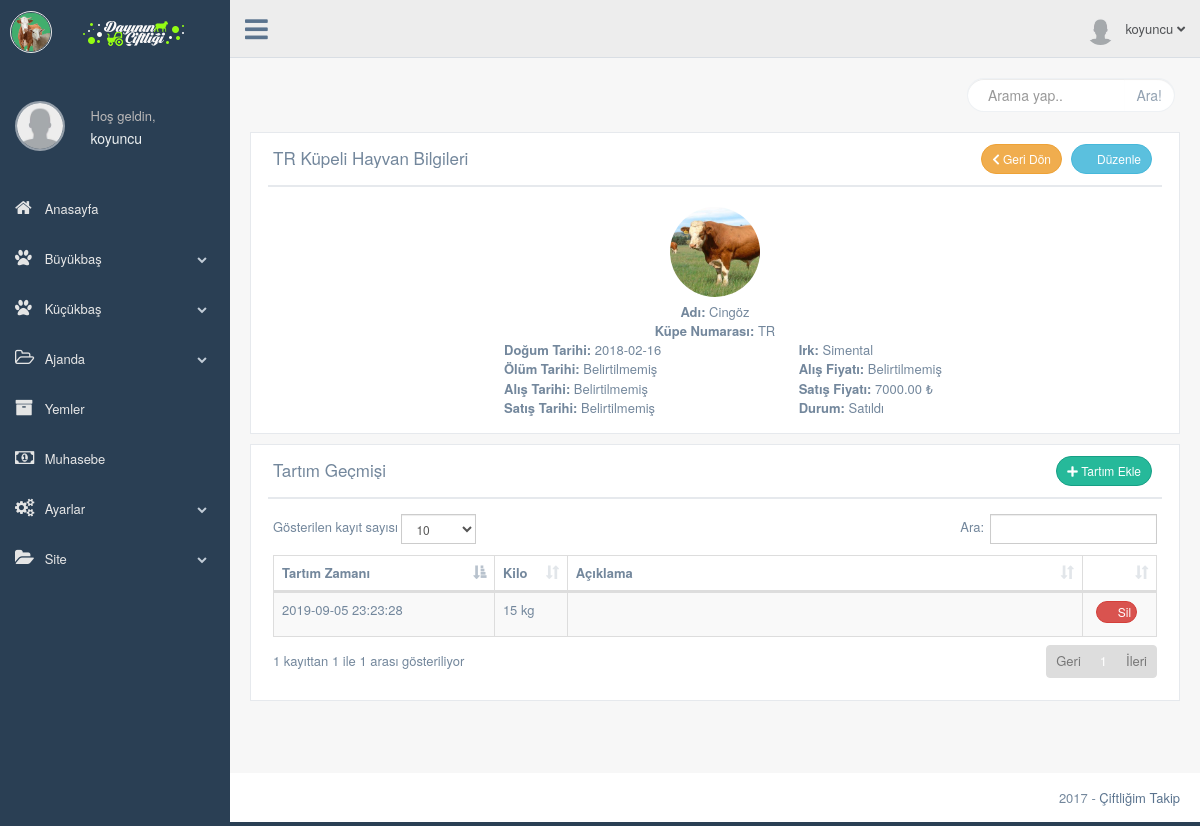
Screenshot of /production/hayvan-profil.php?hayvan_id=33 (signed in) with the database file from the repository.
### tables this page shows
CREATE TABLE `kullanici` (
  `kullanici_id` int(11) NOT NULL,
  `kullanici_adi` varchar(50) NOT NULL,
  `kullanici_sifre` varchar(50) NOT NULL,
  `kullanici_adsoyad` varchar(50) NOT NULL DEFAULT 'Ad Soyad',
  `kullanici_eposta` varchar(50) NOT NULL,
  `kullanici_gorsel` varchar(250) NOT NULL DEFAULT 'images/kullanici/kullanici.png',
  `kullanici_kayittarihi` datetime NOT NULL,
  `kullanici_yetki` int(1) NOT NULL DEFAULT '2',
  `kullanici_durum` int(1) NOT NULL
);

CREATE TABLE `hayvan` (
  `hayvan_id` int(11) NOT NULL,
  `kullanici_id` int(11) NOT NULL,
  `hayvan_kupeno` varchar(50) NOT NULL,
  `hayvan_adi` varchar(25) DEFAULT NULL,
  `hayvan_irk` int(2) DEFAULT NULL,
  `hayvan_cinsiyet` int(1) DEFAULT NULL,
  `hayvan_kayittarihi` datetime NOT NULL DEFAULT CURRENT_TIMESTAMP,
  `hayvan_dogumtarihi` date DEFAULT NULL,
  `hayvan_olumtarihi` date DEFAULT NULL,
  `hayvan_alistarihi` date DEFAULT NULL,
  `hayvan_satistarihi` date DEFAULT NULL,
  `hayvan_alisfiyati` decimal(10,2) DEFAULT NULL,
  `hayvan_satisfiyati` decimal(10,2) DEFAULT NULL,
  `hayvan_rasyon` int(11) DEFAULT NULL,
  `hayvan_bakim` int(11) DEFAULT NULL,
  `hayvan_not` int(11) DEFAULT NULL,
  `ana_id` int(1) DEFAULT NULL,
  `buzagi_goster` int(1) DEFAULT '0',
  `hayvan_durum` int(11) DEFAULT '1'
);

CREATE TABLE `irk` (
  `irk_id` int(2) NOT NULL,
  `irk_adi` varchar(25) NOT NULL,
  `irk_ozellikleri` int(2) DEFAULT NULL
);

CREATE TABLE `tartim` (
  `tartim_id` int(11) NOT NULL,
  `kullanici_id` int(11) NOT NULL,
  `hayvan_id` int(11) NOT NULL,
  `tartim_kilo` int(3) DEFAULT NULL,
  `tartim_tarihi` datetime NOT NULL DEFAULT CURRENT_TIMESTAMP,
  `tartim_aciklama` varchar(1000) DEFAULT NULL
);

### production/hayvan-profil.php (the view, shortened to what this page needs)
<?php
   include 'header.php';
   include '../baglan.php';
   $hayvansorgu=$db->prepare("SELECT * FROM hayvan WHERE kullanici_id=:id and hayvan_id=:hayvan_id");
   $hayvansorgu->execute(array(
     'id' => $kullanici_id,
     'hayvan_id' => $_GET['hayvan_id']
     ));
   $hayvancek=$hayvansorgu->fetch(PDO::FETCH_ASSOC);
   $irksorgu=$db->prepare("SELECT * FROM irk WHERE irk_id=:id");
   $tartimsorgu=$db->prepare("SELECT * FROM tartim WHERE kullanici_id=:id and hayvan_id=:hayvan_id");
   $tartimsorgu->execute(array(
     'id' => $kullanici_id,
     'hayvan_id' => $_GET['hayvan_id']
     ));
 ?>
       <div class="right_col" role="main">
         <div class="">
           <div class="page-title">
             <div class="title_left">
             </div>
             <div class="title_right">
               <div class="col-md-5 col-sm-5 col-xs-12 form-group pull-right top_search">
                 <div class="input-group">
                   <input type="text" class="form-control" placeholder="Arama yap..">
                   <span class="input-group-btn">
                     <button class="btn btn-default" type="button">Ara!</button>
                   </span>
                 </div>
               </div>
             </div>
           </div>
           <div class="clearfix"></div>
           <div class="row">
             <div class="col-md-12 col-sm-12 col-xs-12">
               <div class="x_panel">
                 <div class="x_title">
                   <h2><?php echo $hayvancek['hayvan_kupeno'] ?> Küpeli Hayvan Bilgileri </h2>
                   <div class=" text-right">
                     <a href="hayvanlar.php" class="btn btn-round btn-warning btn-sm"><i class="fa fa-chevron-left" aria-hidden="true"></i> Geri Dön</a>
                     <a href="hayvan-duzenle.php?hayvan_id=<?php echo $hayvancek['hayvan_id']; ?>" class="btn btn-round btn-info btn-sm"><i class="fa fa-pencil" aria-hidden="true"></i> Düzenle</a>
                   </div>
                 </div>
                 <div class="x_content">
                   <div class="col-md-12 col-sm-12 col-xs-12 text-center">
                     <img src="../images/hayvan/<?php echo $hayvancek['hayvan_irk']; ?>.jpg" alt="" style="width: 100px; height: 100px; max-width: 100px; max-height: 100px; -webkit-border-radius: 50%; -moz-border-radius: 50%; border-radius: 50%; border: 5px solid rgba(255,255,255,0.5);" >
                     <br>
                     <?php
                           echo "<b>Adı:</b> ";
                           if(strlen($hayvancek['hayvan_adi'])>0){
                             echo $hayvancek['hayvan_adi'];
                           }else{
                             echo "Belirtilmemiş";
                           } ?>
                     <br>
                     <?php echo "<b>Küpe Numarası:</b> ".$hayvancek['hayvan_kupeno']; ?>
                   </div>
                   <br>
                   <br>
                   <div class="col-md-3 col-sm-3 col-xs-12 text-center">
                   </div>
                   <div class="col-md-4 col-sm-4 col-xs-12">
                     <?php
                           echo "<b>Doğum Tarihi:</b> ";
                           if(strlen($hayvancek['hayvan_dogumtarihi'])>0){
                             echo $hayvancek['hayvan_dogumtarihi'];
                           }else{
                             echo "Belirtilmemiş";
                           } ?>
                     <br>
                     <?php
                           echo "<b>Ölüm Tarihi:</b> ";
                           if(strlen($hayvancek['hayvan_olumtarihi'])>0){
                             echo $hayvancek['hayvan_olumtarihi'];
                           }else{
                             echo "Belirtilmemiş";
                           } ?>
                     <br>
                     <?php
                           echo "<b>Alış Tarihi:</b> ";
                           if(strlen($hayvancek['hayvan_alistarihi'])>0){
                             echo $hayvancek['hayvan_alistarihi'];
                           }else{
                             echo "Belirtilmemiş";
                           } ?>
                     <br>
                     <?php
                           echo "<b>Satış Tarihi:</b> ";
                           if(strlen($hayvancek['hayvan_satistarihi'])>0){
                             echo $hayvancek['hayvan_satistarihi'];
                           }else{
                             echo "Belirtilmemiş";
                           } ?>
                   </div>
                   <div class="col-md-4 col-sm-4 col-xs-12">
                     <?php
                           echo "<b>Irk:</b> ";
                           if($hayvancek['hayvan_irk']){
                             $irksorgu->execute(array(
                             'id' => $hayvancek['hayvan_irk']
                             ));
                           $irkcek=$irksorgu->fetch(PDO::FETCH_ASSOC);
                           echo $irkcek['irk_adi'];
                           }else{
                             echo "Belirtilmemiş";
                           } ?>
                     <br>
                     <?php
                           echo "<b>Alış Fiyatı:</b> ";
                           if($hayvancek['hayvan_alisfiyati']>0){
                             echo $hayvancek['hayvan_alisfiyati']." ₺";
                           }else{
                             echo "Belirtilmemiş";
                           } ?>
                     <br>
                     <?php
                           echo "<b>Satış Fiyatı:</b> ";
                           if($hayvancek['hayvan_satisfiyati']>0){
                             echo $hayvancek['hayvan_satisfiyati']." ₺";
                           }else{
                             echo "Belirtilmemiş";
                           } ?>
                     <br>
                     <?php
                           echo "<b>Durum:</b> ";
                           if($hayvancek['hayvan_durum']){
                             if($hayvancek['hayvan_durum']=='1'){
                               echo "Mevcut";
                             }elseif ($hayvancek['hayvan_durum']=='2') {
                               echo "Satıldı";
                             }else{
                               echo "Öldü";
                             }
                           }else{
                             echo "Belirtilmemiş";
                           } ?>
                   </div>
                   <div class="col-md-1 col-sm-1 col-xs-12 text-center">
                   </div>
                   <br>
                   <br>
                   <br>
                 </div>
               </div>
             </div>
           </div>
           <div class="row">
             <div class="col-md-12 col-sm-12 col-xs-12">
               <div class="x_panel">
                 <div class="x_title">
                   <h2>Tartım Geçmişi </h2>
                   <div class=" text-right">
                     <a href="tartim-ekle.php?id=<?php echo $hayvancek['hayvan_id']; ?>" class="btn btn-round btn-success btn-sm"><i class="fa fa-plus" aria-hidden="true"></i> Tartım Ekle</a>
                   </div>
                 </div>
                 <div class="x_content">
                   <table id="datatable" class="table table-striped table-bordered">
                     <thead>
                       <tr>
                         <th class="col-md-3 col-sm-3">Tartım Zamanı</th>
                         <th class="col-md-1 col-sm-1">Kilo</th>
                         <th class="">Açıklama</th>
                         <th ></th>
                       </tr>
                     </thead>
                     <tbody>
                     <?php while ($tartimcek=$tartimsorgu->fetch(PDO::FETCH_ASSOC)) { ?>
                       <tr>
                         <td><?php echo $tartimcek['tartim_tarihi']; ?></td>
                         <td><?php echo $tartimcek['tartim_kilo']." kg"; ?></td>
                         <td><?php echo $tartimcek['tartim_aciklama']; ?></td>
                         <td class="col-md-1 col-sm-1 text-center">
                           <a href="../islem.php?tartimsil=true&tartim_id=<?php echo $tartimcek['tartim_id']; ?>&hayvan_id=<?php echo $tartimcek['hayvan_id']; ?>" class="btn btn-round btn-danger btn-xs"><i class="fa fa-trash-o" aria-hidden="true"></i> Sil</a>
                         </td>
                       </tr>
                      <?php } ?>
                     </tbody>
                   </table>
                 </div>
               </div>
             </div>
           </div>
         </div>
       </div>
       <?php include 'footer.php'; ?>

### production/header.php (shortened to what this page needs)
<?php
  include '../baglan.php';
  $kullanicisorgu=$db->prepare("SELECT * FROM kullanici WHERE kullanici_adi=:kullanici");
  $kullanicisorgu->execute(array(
        'kullanici' => $_SESSION['kullanici_adi']
      ));
  $kullanicicek=$kullanicisorgu->fetch(PDO::FETCH_ASSOC);
 ?>
<!DOCTYPE html>
<html lang="tr">
  <head>
    <link href="../vendors/bootstrap/dist/css/bootstrap.min.css" rel="stylesheet">
    <link href="../vendors/font-awesome/css/font-awesome.min.css" rel="stylesheet">
    <link rel="stylesheet" href="https://use.fontawesome.com/releases/v5.0.13/css/all.css">
    <link rel="stylesheet" href="css/style-print.css" media="print" type="text/css">
    <link href="../vendors/nprogress/nprogress.css" rel="stylesheet">
    <link href="../vendors/iCheck/skins/flat/green.css" rel="stylesheet">
    <link href="../vendors/malihu-custom-scrollbar-plugin/jquery.mCustomScrollbar.min.css" rel="stylesheet"/>
    <link href="../vendors/datatables.net-bs/css/dataTables.bootstrap.min.css" rel="stylesheet">
    <link href="../vendors/datatables.net-buttons-bs/css/buttons.bootstrap.min.css" rel="stylesheet">
    <link href="../vendors/datatables.net-fixedheader-bs/css/fixedHeader.bootstrap.min.css" rel="stylesheet">
    <link href="../vendors/datatables.net-responsive-bs/css/responsive.bootstrap.min.css" rel="stylesheet">
    <link href="../vendors/datatables.net-scroller-bs/css/scroller.bootstrap.min.css" rel="stylesheet">
    <link href="../build/css/custom.min.css" rel="stylesheet">
    <link href="../build/css/main.css" rel="stylesheet">
  </head>
  <body class="nav-md">
    <div class="container body">
      <div class="main_container">
        <div class="col-md-3 left_col menu_fixed">
          <div class="left_col scroll-view">
            <div class="navbar nav_title" style="border: 0;">
              <a href="index.html" class="site_title"><i class="fa"><img src="../images/eks-genel/eks-logo-ikon.png" width="40px" height="auto" alt=""></i> <span><img src="images/logo.png" style="margin-left:20px"alt=""></span></a>
            </div>
            <?php include 'sidebar.php'; ?>
        <div class="top_nav"  id="yazdirma">
          <div class="nav_menu">
            <nav class="">
              <div class="nav toggle">
                <a id="menu_toggle"><i class="fa fa-bars"></i></a>
              </div>
              <ul class="nav navbar-nav navbar-right">
                <li class="">
                  <a href="javascript:;" class="user-profile dropdown-toggle" data-toggle="dropdown" aria-expanded="false">
                    <img src="<?php echo $kullanicicek['kullanici_gorsel']; ?>" alt=""><?php echo $_SESSION['kullanici_adi'] ?>
                    <span class=" fa fa-angle-down"></span>
                  </a>
                </li>
              </ul>
            </nav>
          </div>
        </div>

### production/sidebar.php (shortened to what this page needs)
<br>
            <div class="profile clearfix">
              <div class="profile_pic text-center" style="margin-top: 25px; ">
                <a href="profil.php"><img src="<?php echo $kullanicicek['kullanici_gorsel']; ?>" alt="" style="width: 50px; height: 50px; max-width: 50px; max-height: 50px; -webkit-border-radius: 50%; -moz-border-radius: 50%; border-radius: 50%; border: 2px solid rgba(255,255,255,0.5);" ></a>
              </div>
              <div class="profile_info">
                <span>Hoş geldin,</span>
                <a href="profil.php"><h2><?php echo $_SESSION['kullanici_adi'] ?></h2></a>
              </div>
              <div class="clearfix"></div>
            </div>
            <br />
            <div id="sidebar-menu" class="main_menu_side hidden-print main_menu">
              <div class="menu_section">
                <ul class="nav side-menu">
                  <li><a href="index.php"><i class="fa fa-home"></i> Anasayfa </a>
                  </li>
                  <li><a><i class="fa fa-paw"></i> Büyükbaş <span class="fa fa-chevron-down"></span></a>
                  </li>
                  <li><a><i class="fa fa-paw"></i> Küçükbaş <span class="fa fa-chevron-down"></span></a>
                  </li>
                  <li><a><i class="fa fa-folder-open-o"></i> Ajanda <span class="fa fa-chevron-down"></span></a>
                  </li>
                  <li><a href="yem.php"><i class="fa fa-archive"></i> Yemler </a>
                  </li>
                  <li><a href="muhasebe.php"><i class="fa fa-money"></i> Muhasebe </a>
                  </li>
                  <li><a><i class="fa fa-cogs"></i> Ayarlar <span class="fa fa-chevron-down"></span></a>
                  </li>
                  <li><a><i class="fa fa-folder-open"></i> Site <span class="fa fa-chevron-down"></span></a>
                  </li>
                </ul>
              </div>
            </div>
          </div>
        </div>

### build/css/main.css (style rules this page uses)
.site_title i { border: 1px solid #EAEAEA; padding: 0px 0px !important; border-radius: 50% }

### rows the page displays
kullanici: kullanici_gorsel (placeholder picture)
hayvan: hayvan_kupeno "TR", hayvan_adi "Cingöz", hayvan_dogumtarihi "2018-02-16", hayvan_satisfiyati "7000.00"
irk: irk_adi "Simental"
tartim: tartim_tarihi "2019-09-05 23:23:28", tartim_kilo "15"

### other values shown
$_SESSION['kullanici_adi'] "koyuncu"
